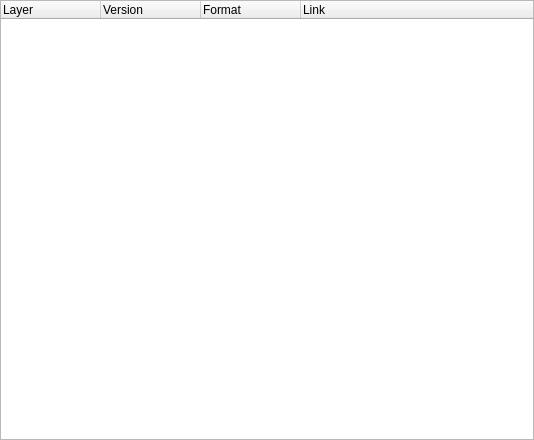
<?xml version="1.0" encoding="UTF-8"?>
<ui version="4.0">
 <class>CustomCatalogDockWidgetBase</class>
 <widget class="QDockWidget" name="CustomCatalogDockWidgetBase">
  <property name="geometry">
   <rect>
    <x>0</x>
    <y>0</y>
    <width>534</width>
    <height>440</height>
   </rect>
  </property>
  <property name="windowTitle">
   <string>Custom Catalog</string>
  </property>
  <widget class="QWidget" name="dockWidgetContents">
   <layout class="QGridLayout" name="gridLayout">
    <property name="leftMargin">
     <number>0</number>
    </property>
    <property name="topMargin">
     <number>0</number>
    </property>
    <property name="rightMargin">
     <number>0</number>
    </property>
    <property name="bottomMargin">
     <number>0</number>
    </property>
    <item row="0" column="0">
     <widget class="QTreeWidget" name="treeWidget">
      <property name="columnCount">
       <number>4</number>
      </property>
      <column>
       <property name="text">
        <string>Layer</string>
       </property>
      </column>
      <column>
       <property name="text">
        <string>Version</string>
       </property>
      </column>
      <column>
       <property name="text">
        <string>Format</string>
       </property>
      </column>
      <column>
       <property name="text">
        <string>Link</string>
       </property>
      </column>
     </widget>
    </item>
   </layout>
  </widget>
 </widget>
 <resources/>
 <connections/>
</ui>
